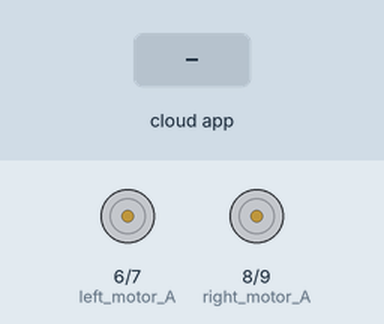
Bench run of a sketch on a simulated Arduino Uno, built with avr-gcc and run on an emulated ATmega328P. On the bench: motor-driver pin pairs drawn as motors (green arrow = first pin HIGH = forward, orange = second pin HIGH = backward, longer = more drive, scaled by the enable pin). The test bench sets the inputs (shaded band). The RemoteXY app is connected.

Above: at 1.2 s.
1.3 s: the phone or cloud app sets joystick_1_x to -100
At 1.9 s:
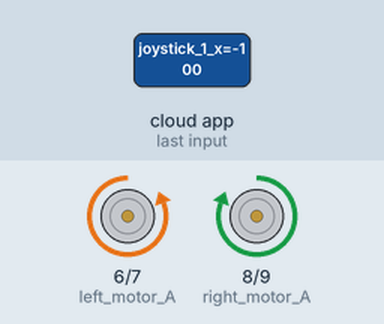
2.8 s: the phone or cloud app sets joystick_1_y to -100
At 3.1 s:
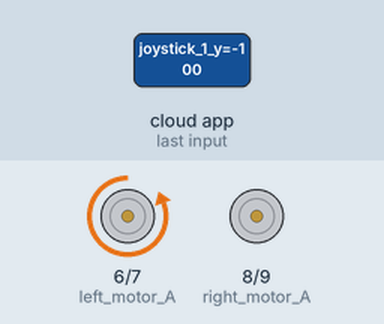
4.3 s: the phone or cloud app sets joystick_1_x to 0
At 5.4 s:
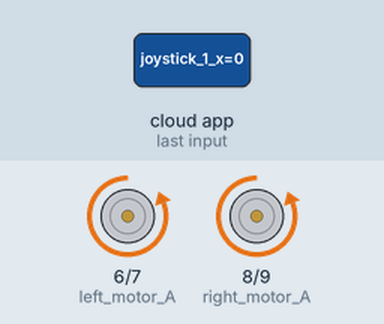
5.8 s: the phone or cloud app sets joystick_1_y to 100
At 6.5 s:
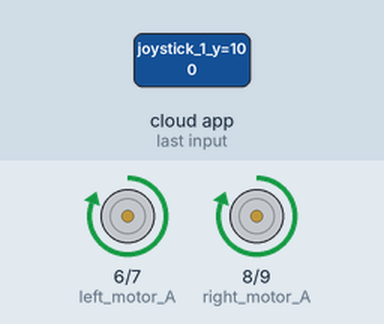
7.3 s: the phone or cloud app sets joystick_1_x to 100
At 7.7 s:
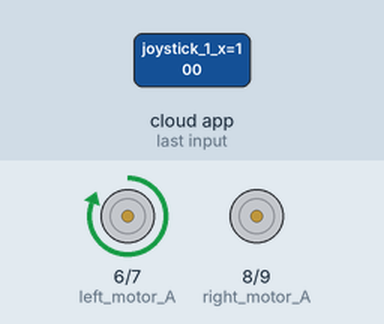
8.8 s: the phone or cloud app sets joystick_1_y to 0
At 10.0 s:
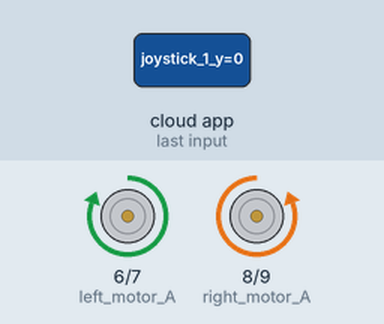
Timing chart, 0 to 11.3 s (numbered marks = the images above; inputs shaded):
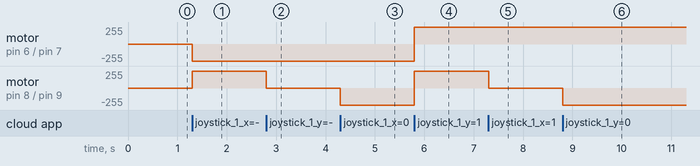

The sketch:

test_blue_tooth.ino
```cpp
//////////////////////////////////////////////
//        RemoteXY include library          //
//////////////////////////////////////////////

// RemoteXY select connection mode and include library
#define REMOTEXY_MODE__SOFTSERIAL
#include <SoftwareSerial.h>

#include <RemoteXY.h>

// RemoteXY connection settings
#define REMOTEXY_SERIAL_RX 2
#define REMOTEXY_SERIAL_TX 3
#define REMOTEXY_SERIAL_SPEED 9600


// RemoteXY configurate
#pragma pack(push, 1)
uint8_t RemoteXY_CONF[] =
  { 255,2,0,0,0,12,0,10,13,0,
  5,43,25,5,50,50,2,26,31 };

// this structure defines all the variables and events of your control interface
struct {

    // input variables
  int8_t joystick_1_x; // =-100..100 x-coordinate joystick position
  int8_t joystick_1_y; // =-100..100 y-coordinate joystick position

    // other variable
  uint8_t connect_flag;  // =1 if wire connected, else =0

} RemoteXY;
#pragma pack(pop)

/////////////////////////////////////////////
//           END RemoteXY include          //
/////////////////////////////////////////////

//================================(define right motor control pins)===================
int right_motor_A=8;
int right_motor_B=9;
int right_motor_speed=11; //enable pin

//================================(define left motor control pins)====================
int left_motor_A=6;
int left_motor_B=7;
int left_motor_speed=10; //enable pin

//=======================(define two arrays with a list of pins for each motor)=======
uint8_t RightMotor[3] = {right_motor_A, right_motor_B, right_motor_speed};
uint8_t LeftMotor[3] = {left_motor_A, left_motor_B, left_motor_speed};

//========================(speed control of motors)==================================
void Wheel (uint8_t * motor, int v) // v = motor speed, motor = pointer to an array of pins
{
  if (v > 100) v=100;
  if (v < -100) v=-100;
  if (v > 0){

    digitalWrite (motor [0], HIGH);
    digitalWrite (motor [1], LOW);
    analogWrite (motor [2], v * 2.55);
  }
  else if ( v<0 ){

    digitalWrite (motor [0], LOW);
    digitalWrite (motor [1], HIGH);
    analogWrite (motor [2], (-v) * 2.55);
  }
  else{
    digitalWrite (motor [0], LOW);
    digitalWrite (motor [1], LOW);
    analogWrite (motor [2], 0);
  }
}

  //===================================================================================
void setup()
{
  RemoteXY_Init ();

  //===============================(initialization pins)==============================
  pinMode (right_motor_A, OUTPUT);
  pinMode (right_motor_B, OUTPUT);
  pinMode (right_motor_speed, OUTPUT);
  pinMode (left_motor_A, OUTPUT);
  pinMode (left_motor_B, OUTPUT);
  pinMode (left_motor_speed, OUTPUT);
  //===================================================================================
}

void loop()
{
  RemoteXY_Handler ();

  //============================(manage motors direction & speed)======================
  Wheel (RightMotor, RemoteXY.joystick_1_y - RemoteXY.joystick_1_x);
  Wheel (LeftMotor, RemoteXY.joystick_1_y + RemoteXY.joystick_1_x);

}
```

Measured:
- after the input at 1.3 s, motor on pin 6 (left_motor_A) / pin 7 (left_motor_B): stopped → backward 255/255 at once; motor on pin 8 (right_motor_A) / pin 9 (right_motor_B): stopped → forward 255/255 at once
- after the input at 2.8 s, motor on pin 8 (right_motor_A) / pin 9 (right_motor_B): forward 255/255 → stopped at once
- after the input at 4.3 s, motor on pin 8 (right_motor_A) / pin 9 (right_motor_B): stopped → backward 255/255 at once
- after the input at 5.8 s, motor on pin 6 (left_motor_A) / pin 7 (left_motor_B), motor on pin 8 (right_motor_A) / pin 9 (right_motor_B): backward 255/255 → forward 255/255 at once
- after the input at 7.3 s, motor on pin 8 (right_motor_A) / pin 9 (right_motor_B): forward 255/255 → stopped at once
- after the input at 8.8 s, motor on pin 8 (right_motor_A) / pin 9 (right_motor_B): stopped → backward 255/255 at once
